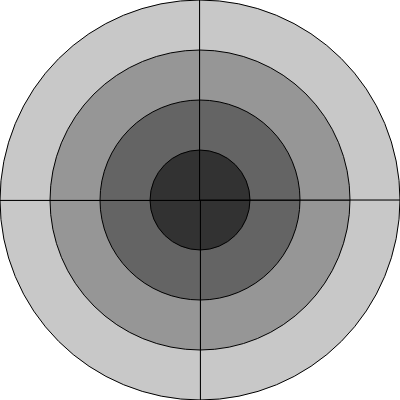
Frame 1 (no input)
Frame 60 (no input): identical to frame 1, image omitted
Frame 120 (the mouse pressed at the canvas centre since frame 60): identical to frame 1, image omitted

The p5.js sketch that drew this single still picture (run headless with seeded random() and noise() and a simulated clock; from frame 60 on, the mouse is pressed at the canvas centre):

// p5.js sketch
// ── sketch.js
/*
CALCULATE ring size unit (400 ÷ 4 = 100 pixels)
CALCULATE slice angle unit (full circle ÷ 4 = quarter circle)
SET color unit to 50
START angle at 0

FOR each slice from 1 to 4:
    FOR each ring from 4 down to 1:
        
        CALCULATE current ring diameter (ring number × size unit)
        CALCULATE ending angle for this slice
        CALCULATE color (ring number × color unit)
        
        ADD black outline
        FILL with calculated color
        DRAW pie slice at center of canvas with:
            - current ring diameter
            - from previous angle to current angle
*/

function setup() {
  createCanvas(400, 400);
    noStroke();
    let nTracks = 4;
    let nSteps = 4;
    
    let d = width / nTracks; // diameter unit
    let a = TWO_PI / nSteps; // angle unit
    let c = 50; // color unit

    let prevAngle = 0;
    let angle;
    for (let step = 1; step <= nSteps; step++) { 
      for (let track = nTracks; track > 0; track--) { 
  
        let diameter = d * track;
        angle = a * step;
        let f = track*c;
        
        stroke(0);
        fill(f);
        arc(width/2, height/2, diameter, diameter, prevAngle, angle, PIE);
      }
      prevAngle = angle;
    }
}

function draw() {

}
